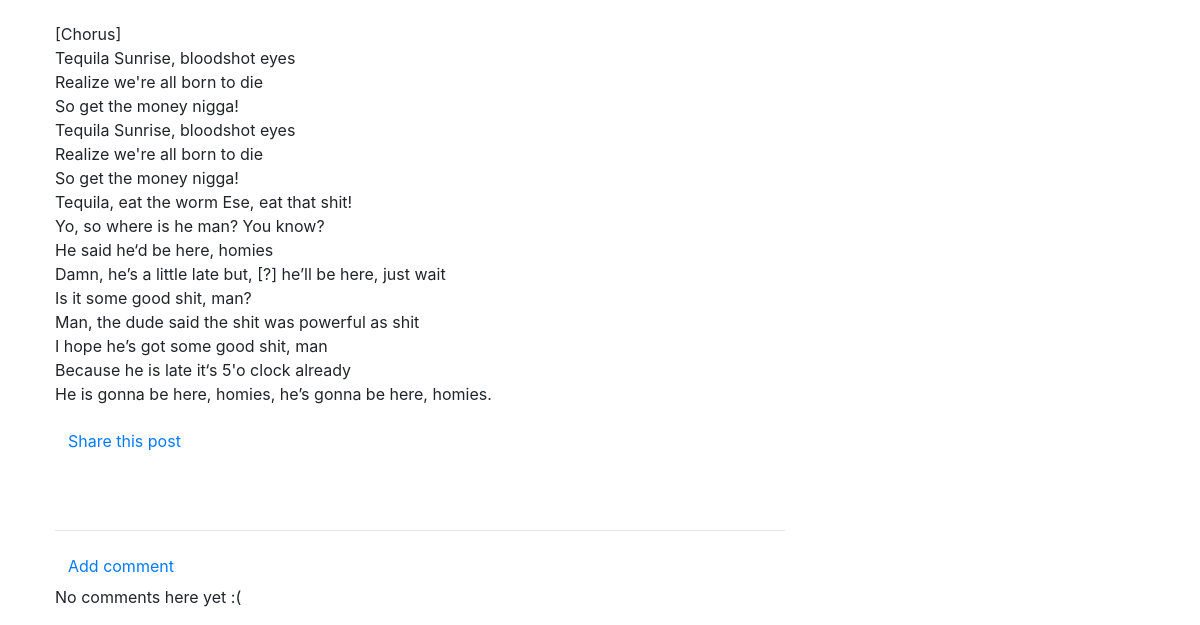
/post/tequila-sunrise/ (lower part), run on an earlier commit of the app's database.
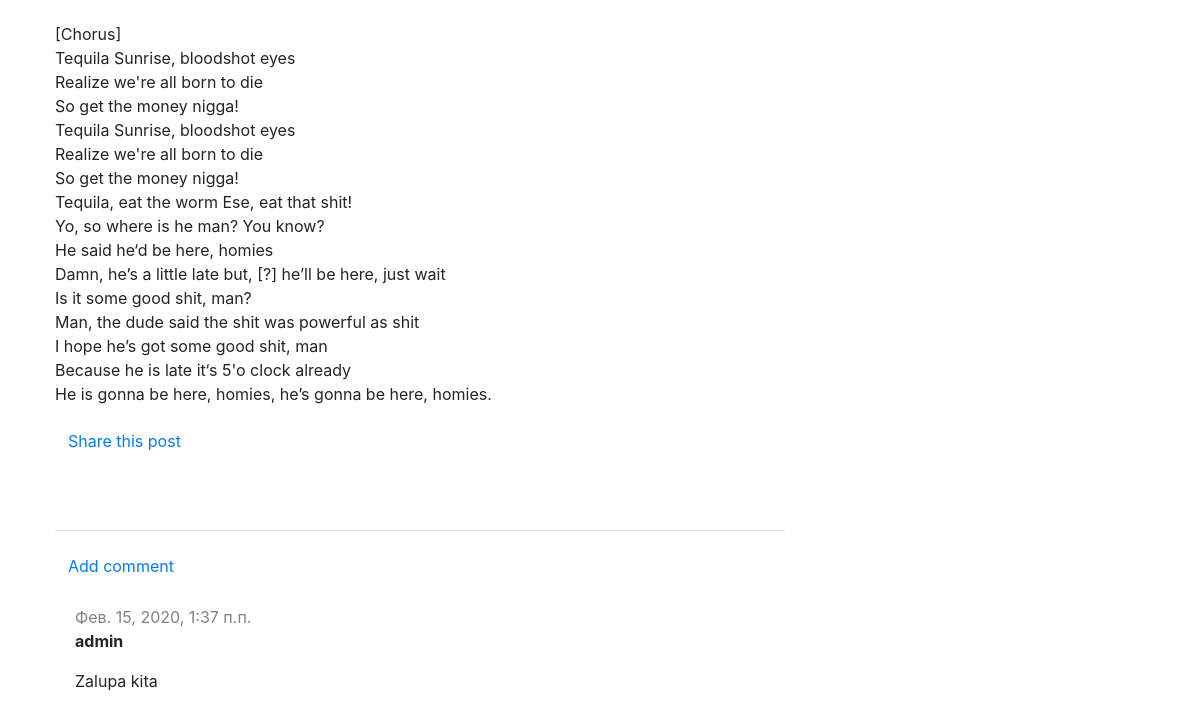
And on a later commit of the database.
### blog/models.py (models this page shows, shortened)
class Comment(models.Model):
    post = models.ForeignKey(
        "blog.Post", on_delete=models.CASCADE, related_name="comments"
    )  # Привязка
    """The related_name option in models.ForeignKey allows
    us to have access to comments from within the Post model"""
    author = models.CharField(max_length=200)
    text = models.TextField()
    created_date = models.DateTimeField(default=timezone.now)
    approved_comment = models.BooleanField(
        default=False
    )  # а тут, походу, мы вводим цензуру :) БД столбец с булевыми значениями

### blog/views.py (the view)
# urls.py: path('post/<slug>/', views.post_detail, name='post_detail'),
def post_detail(request, slug):
    post = get_object_or_404(Post, slug=slug)
    return render(request, "blog/post_detail.html", {"post": post})

### blog/templates/blog/post_detail.html (shortened to what this page needs)
{% extends 'blog/base.html' %}
{% block content %}
    <div class="post">
        <p>{{ post.text|linebreaksbr }}</p>
        <p>
            <a class="btn btn-default" href="{% url 'post_share' slug=post.slug %}">Share this post</a>
        </p>
    </div>
    <hr>
        <a class="btn btn-default" href="{% url 'add_comment_to_post' slug=post.slug %}">Add comment</a>
        {% for comment in post.comments.all %}
            {% if user.is_authenticated or comment.approved_comment %}
                <div class="comment">
                    <div class="date">
                        {{ comment.created_date }}
                    </div>
                    <strong>{{ comment.author }}</strong>
                    <p>{{ comment.text|linebreaks }}</p>
                </div>
            {% endif %}
        {% empty %}
            <p>No comments here yet :(</p>
        {% endfor %}
{% endblock %}

What changed in the data, as far as the page shows it:
added Comment: created_date "Фев. 15, 2020, 1:37 п.п.", author "admin", text "Zalupa kita"
Also different on the page:
text no longer shown: "No comments here yet :("
